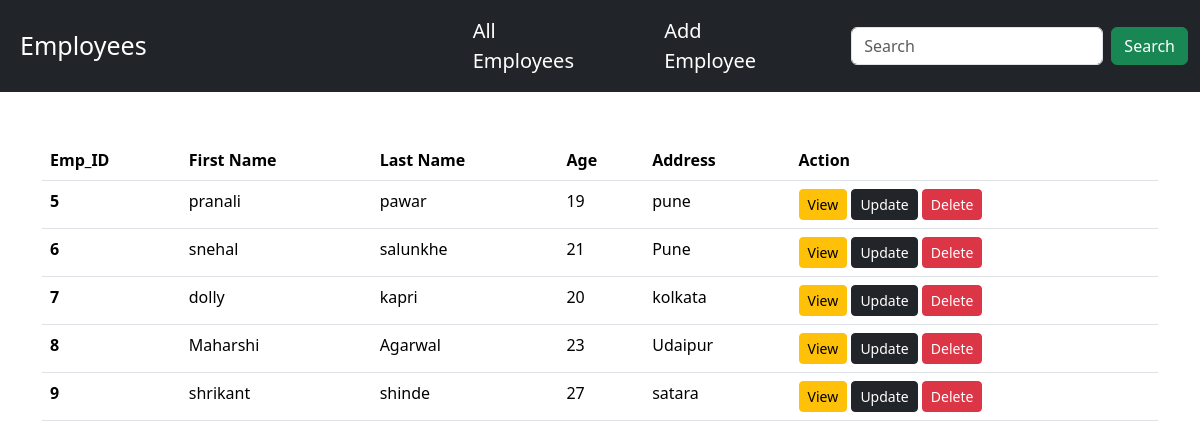
/home/, run on the app's committed database.
### myapp/models.py (models this page shows, shortened)
class Employee(models.Model):
    fname=models.CharField(max_length=30)
    lname=models.CharField(max_length=30)
    age=models.PositiveIntegerField()
    address=models.CharField(max_length=30)

### myapp/views.py (the view)
# urls.py: path('home/', employee_details.as_view(), name='home'),
class employee_details(View):
    def get(self, request):
        employees = Employee.objects.all().values()
        return render(request, 'employee_details.html', {"employee": employees})

### myapp/templates/employee_details.html (shortened to what this page needs)
{% extends "base.html" %}
{% block content1 %}
<div class="container my-5">
    <table class="table table-hover">
        <thead>
        <tr>
            <th scope="col">Emp_ID</th>
            <th scope="col">First Name</th>
            <th scope="col">Last Name</th>
            <th scope="col">Age</th>
            <th scope="col">Address</th>
            <th scope="col">Action</th>
        </tr>
        </thead>
        <tbody>
            {% for st in employee %}
        <tr>
          <th>{{st.id}}</th>
          <td>{{st.fname}}</td>
          <td>{{st.lname}}</td>
          <td>{{st.age}}</td>
          <td>{{st.address}}</td>
          <td>
            <button type="button" class="btn btn-warning btn-sm" data-bs-toggle="modal" data-bs-target="#viewModal{{st.id}}">View</button>
            <a href="{% url 'update' st.id %}" class="btn btn-dark btn-sm">Update</a>
            <button type="button" class="btn btn-danger btn-sm" data-bs-toggle="modal" data-bs-target="#deleteModal{{st.id}}">Delete</button>
          </td>
        </tr>
            {% endfor %}
        </tbody>
    </table>
</div>
{% endblock content1 %}

### myapp/templates/base.html (shortened to what this page needs)
<!doctype html>
{% load static %}
<html lang="en">
    <head>
        <link href="https://cdn.jsdelivr.net/npm/bootstrap@5.3.3/dist/css/bootstrap.min.css" rel="stylesheet">
        <link rel="stylesheet" href="{% static 'css/style.css' %}">
    </head>
    <body>
        {% include "navbar.html" %}
        {% block content1 %}{% endblock content1 %}
    </body>
</html>

### myapp/templates/navbar.html (shortened to what this page needs)
<nav class="navbar navbar-expand-lg navbar-dark bg-dark">
    <div class="container-fluid">
        <a class="navbar-brand mx-2" style="padding-right: 310px;">Employees</a>
        <div class="collapse navbar-collapse" id="navbarNav">
            <ul class="navbar-nav">
                <li class="nav-item">
                <a class="nav-link active" aria-current="page" href="/home">All Employees</a>
                </li>
                <li class="nav-item">
                <a class="nav-link active mx-5" href="/add">Add Employee</a>
                </li>
            </ul>
        </div>
        <form action="{% url 'search' %}" class="d-flex my-2" role="search" method="post">
            <input class="form-control me-2" type="search" placeholder="Search" aria-label="Search" name="output">
            <button class="btn btn-success" type="submit">Search</button>
        </form>
    </div>
</nav>

### myapp/static/css/style.css (style rules this page uses)
.navbar-brand { font-size: 25px; }
.navbar-nav .nav-link { font-size: 20px; }

### data on the page
Employee: id "5", fname "pranali", lname "pawar", age "19", address "pune"
Employee: id "6", fname "snehal", lname "salunkhe", age "21", address "Pune"
Employee: id "7", fname "dolly", lname "kapri", age "20", address "kolkata"
Employee: id "8", fname "Maharshi", lname "Agarwal", age "23", address "Udaipur"
Employee: id "9", fname "shrikant", lname "shinde", age "27", address "satara"
